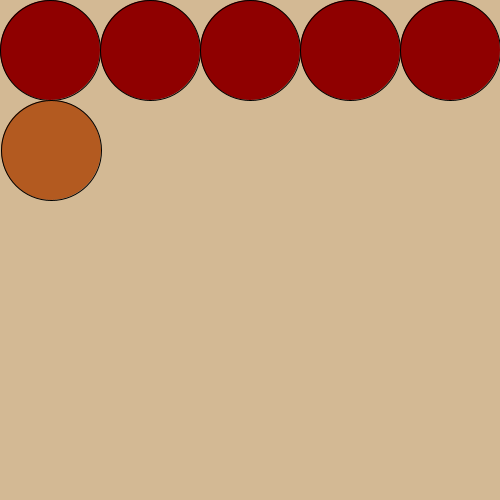
Frame 1 (no input)
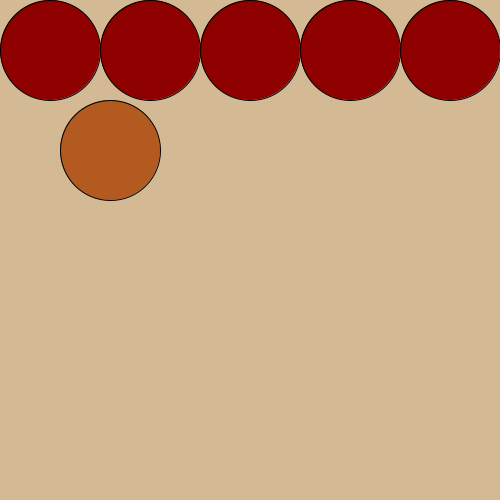
Frame 60 (the mouse pressed at the canvas centre just before this capture)
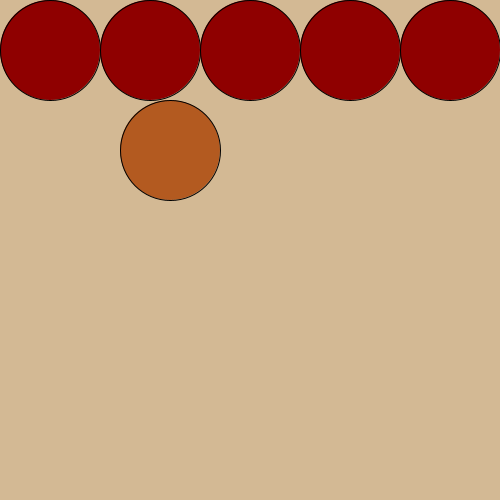
Frame 120 (the mouse held since frame 60 and released just before this capture)

The Processing sketch that drew these frames (run headless with seeded random() and noise(); from frame 60 on, the mouse is pressed at the canvas centre):

// Processing sketch: w08_circles
// ── w08_circles.pde
int movingX;
int movingY;
int radius;
void setup () {
  size (500,500);
  background (#d3b994);
  radius = width/10;
  movingX = radius;
  movingY = radius + (2 * radius);
  draw ();
}

void circleRow (int startX, int endX, int y, int d) {
  for (int x = startX; x <= endX; x = x + d) {
    fill (#8F0000);
    circle (x, y, d);
  }
}

void draw () {
  background (#d3b994);
  circleRow (radius, radius * 9, radius, 2 * radius);
  if (movingX < width - radius) {
    fill (#b35a20);
    circle (movingX, movingY, 2 * radius);
    movingX = movingX + 1;
  }
  else {
    movingX = radius;
    movingY = movingY + (2 * radius);
  }
  if (movingY > 500) {
    movingY = radius + (2*radius);
  }
}
